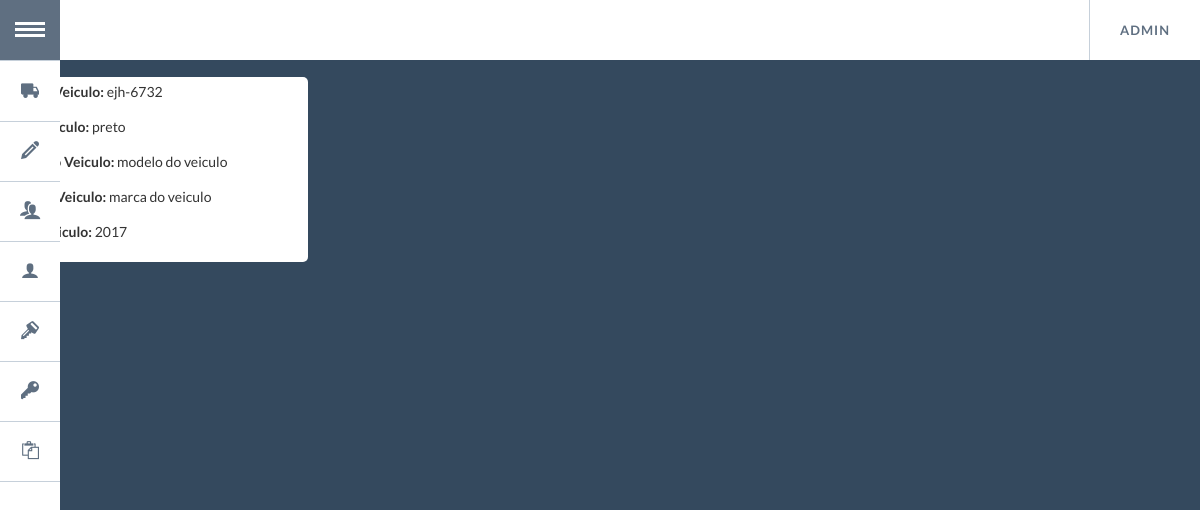
Before: /lista_veiculo/ (signed in) with the older database file.
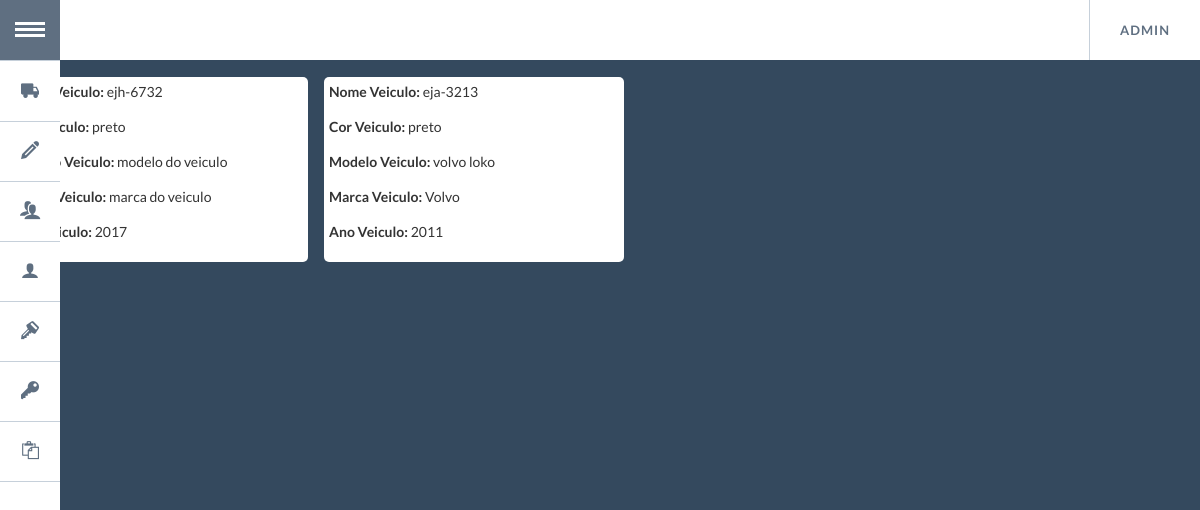
After: the same page with the newer database file.
### app/models.py (models this page shows, shortened)
class Veiculo(models.Model):
    placa_veiculo = models.CharField(
        max_length=8,
        primary_key=True
    )
    cor_veiculo = models.CharField(
        max_length=10
    )
    modelo_veiculo = models.CharField(
        max_length=50
    )
    marca_veiculo = models.CharField(
        max_length=64,
        choices=(
            ('Mercedes-Benz','Mercedes-Benz'),
            ('MAN (VW)','MAN (VW)'),
            ('Ford Caminhoes','Ford Caminhoes'),
            ('Volvo','Volvo')
        )
    )
    ano_veiculo = models.CharField(
        max_length=4,
        choices= (
            ('2007','2007'),
            ('2008','2008'),
            ('2009','2009'),
            ('2010','2010'),
            ('2011','2011'),
            ('2012','2012'),
            ('2013','2013'),
            ('2014','2014'),
            ('2015','2015'),
            ('2016','2016'),
            ('2017','2017'),
            ('2018','2018')
        )
    )
    class Meta:
        verbose_name = 'Veiculo'
        verbose_name_plural = 'Veiculos'

### app/views.py (the view)
# urls.py: url(r'^lista_veiculo/$', app.views.lista_veiculo, name='lista_veiculo'),
def lista_veiculo(request):
    if request.user.is_authenticated():
        veiculo = Veiculo.objects.all()
        return render(request, 'index_veiculo.html', {'veiculo' : veiculo})
    else:
        return HttpResponseRedirect('/login/?next=%s' % request.path)

### app/templates/index_veiculo.html
{% extends "base.html" %}
{% block content %}
<div class="container-full" style="padding:0px">
{% for veiculo in veiculo %}
    <div class="container-card">
      <div class="description-card">
        <p><label>Nome Veiculo:</label> {{ veiculo.placa_veiculo }}</p>
        <p><label>Cor Veiculo: </label> {{ veiculo.cor_veiculo }}</p>
        <p><label>Modelo Veiculo: </label> {{ veiculo.modelo_veiculo }}</p>
        <p><label>Marca Veiculo: </label> {{ veiculo.marca_veiculo }}</p>
        <p><label>Ano Veiculo: </label> {{ veiculo.ano_veiculo }}</p>
      </div>
    </div>
{% endfor %}
</div>
{% endblock %}

Changed rows visible on the page:
added Veiculo: placa_veiculo "eja-3213", cor_veiculo "preto", modelo_veiculo "volvo loko", marca_veiculo "Volvo", ano_veiculo "2011"
